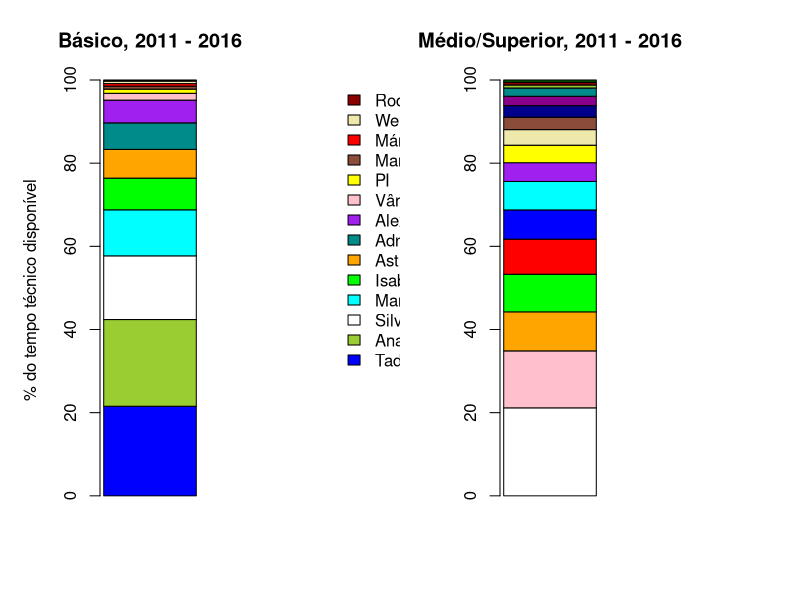
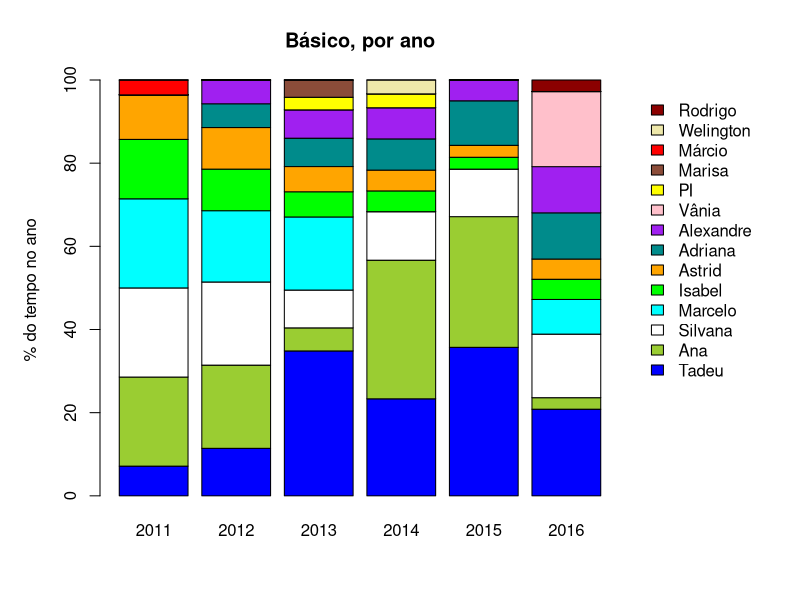
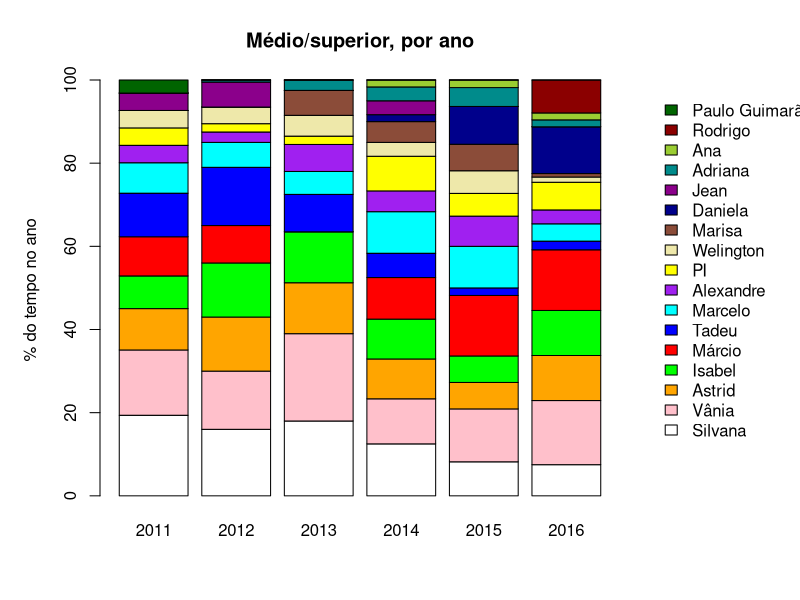

These figures' R source, in order:
## ---- chunk 1
library(rmarkdown)
library(knitr)
library(dplyr)
library(tidyr)
library(xtable)
#library(ggplot2)
## ---- chunk 2
knitr::opts_chunk$set(echo=FALSE)
## ---- chunk 3
## Leitura da planilha
raw <- read.csv2("horas_tecnicas_a_partir_2011.csv")
## Planilha de tecnicos
tecnicos <- data.frame(tecnico=unique(raw$tecnico), grupo=NA)
tecnicos$grupo <- c("M", "B", "M", "M", "M", "M", "M", "M", "B", "B", "M", "B", "M")
raw2 <- inner_join(raw, tecnicos, by="tecnico")
## Linhas sao ano/semestre/nivel do técnico, colunas sao os profs responsaveis
por.responsavel <- filter(raw2, responsavel!="outros") %>%
    group_by(ano, semestre, grupo, responsavel) %>%
    summarise(tot.periodos=sum(Periodos)) %>%
    spread(responsavel, tot.periodos, fill=0) %>%
    mutate(Astrid = Astrid + Apiário/2, Isabel = Isabel + Apiário/2,
           Adriana = Adriana + Labtrop/2, Alexandre = Alexandre + Labtrop/2) %>%
    select(-Apiário, -Labtrop) %>%
    as.data.frame()
## Por responsvale por ano
por.responsavel.ano <- filter(raw2, responsavel!="outros") %>%
    group_by(ano, grupo, responsavel) %>%
    summarise(tot.periodos=sum(Periodos)) %>%
    spread(responsavel, tot.periodos, fill=0) %>%
    mutate(Astrid = Astrid + Apiário/2, Isabel = Isabel + Apiário/2,
           Adriana = Adriana + Labtrop/2, Alexandre = Alexandre + Labtrop/2) %>%
    select(-Apiário, -Labtrop) %>%
    as.data.frame()
prop.resp.ano <- sweep(por.responsavel.ano[,3:19], 1, apply(por.responsavel.ano[,3:19], 1, sum), "/") %>%
    cbind(por.responsavel.ano[,1:2], .)
## Tidy data: cada linha um registro ano/semestre/reposnavel/nivel tecnico/proporcao do tempo
prop.resp <- sweep(por.responsavel[,4:20], 1, apply(por.responsavel[,4:20], 1, sum), "/") %>%
    cbind(por.responsavel[,1:3], .) %>%
    gather(key = responsavel, value = prop.periodos, Adriana:Welington)
## Tabela resumo de proporcao media por responsavel
prop.sumario <- group_by(prop.resp, grupo, responsavel) %>%
    summarise(prop.mean = mean(prop.periodos)) %>%
    spread(grupo, prop.mean) %>%
    as.data.frame()
## Ordena pelas proporcoes medias
prop.sumario.ord <- prop.sumario[order(apply(prop.sumario[,2:3], 1, mean, weights = ), decreasing=TRUE),]
## Exporta as planilhas
write.csv2(prop.resp, file="propHoras.csv", row.names=FALSE)
write.csv2(prop.sumario, file="propHorasTotal.csv", row.names=FALSE)
## Paleta de cores
tcores <- grDevices::colors()[grep('gr(a|e)y', grDevices::colors(), invert = T)]
profs <- unique(prop.sumario.ord$responsavel)
##cores <- tcores[seq(5, length(tcores), length.out=length(profs))]
cores <- tcores[c(1, 26, 107, 68, 142, 237, 280, 318, 329, 334, 74, 428, 295, 296, 323, 190, 400)]
cores <- tcores[c(1, 26, 433, 68, 142, 280, 318, 329, 334, 74, 428, 295, 354, 73, 82, 98, 80)]
names(cores) <- profs
## ---- chunk 4
prop.sumario[,2:3] <- prop.sumario[,2:3]*100
kable(prop.sumario, col.names=c("Responsável", "Básico", "Médio/Sup."), digits=1,
      caption=paste("Percentual das horas de apoio técnico disponíveis entre",
                        min(prop.resp$ano), "a", max(prop.resp$ano),
                        "alocadas para cada professor do departamento de Ecologia do IB - USP"))
## ---- chunk 5
basico <- prop.sumario[order(prop.sumario$B, decreasing=TRUE),1:2] %>%
    filter(B>0)
medio <- prop.sumario[order(prop.sumario$M, decreasing=TRUE),c(1,3)] %>%
    filter(M>0)
par(mfrow=c(1,2), mar=c(5, 5, 4, 10))
barplot(as.matrix(basico[,2]), legend.text=basico[,1], col=cores[basico[,1]],
        args.legend=list( x=4, y=100, bty = "n"), main="Básico, 2011 - 2016", ylab= "% do tempo técnico disponível")
barplot(as.matrix(medio[,2]), legend.text=medio[,1], col=cores[medio[,1]],
        args.legend=list( x=5.2, y= 105 , bty = "n"), main="Médio/Superior, 2011 - 2016", ylab= "")
par(mfrow=c(1,1))
## ---- chunk 6
filter(prop.resp.ano, grupo=="B") %>%
    select( - grupo) %>%
    gather(key = responsavel, value = prop.periodos, Adriana:Welington) %>%
    mutate(prop.periodos=prop.periodos*100) %>%
    spread(ano, prop.periodos) %>%
    kable(col.names=c("Responsável", 2011:2016), digits=1,
          caption="Percentual das horas de técnicos de nível básico disponíveis a cada ano
                   alocadas para cada professor do departamento de Ecologia do IB - USP")
## ---- chunk 7
basico <- filter(prop.resp.ano, grupo=="B")
basico <- basico[,c(1,2, order(prop.sumario$B, decreasing=TRUE)+2)]
basico <- basico[,c(TRUE, TRUE, apply(basico[,-c(1,2)] ,2, sum)>0)]
par(mar=c(5, 5, 4, 9))
barplot(t(as.matrix(basico[,-c(1,2)]))*100, legend.text=colnames(basico)[-c(1,2)], col=cores[colnames(basico)[-(1:2)]],
        args.legend=list( x=9.5, bty = "n"), main="Básico, por ano", ylab= "% do tempo no ano",
        names.arg=2011:2016)
## ---- chunk 8
filter(prop.resp.ano, grupo=="M") %>%
    select( - grupo) %>%
    gather(key = responsavel, value = prop.periodos, Adriana:Welington) %>%
    mutate(prop.periodos=prop.periodos*100) %>%
    spread(ano, prop.periodos) %>%
    kable(col.names=c("Responsável", 2011:2016), digits=1,
          caption="Percentual das horas de técnicos de nível médio/superior disponíveis a cada ano
                   alocadas para cada professor do departamento de Ecologia do IB - USP")

## ---- chunk 9
medio <- filter(prop.resp.ano, grupo=="M")
medio <- medio[,c(1,2, order(prop.sumario$M, decreasing=TRUE)+2)]
medio <- medio[,c(TRUE, TRUE, apply(medio[,-c(1,2)] ,2, sum)>0)]
par(mar=c(5, 5, 4, 9))
barplot(t(as.matrix(medio[,-c(1,2)]))*100, legend.text=colnames(medio)[-c(1,2)], col=cores[colnames(medio)[-(1:2)]],
        args.legend=list( x=10.5, bty = "n"), main="Médio/superior, por ano", ylab= "% do tempo no ano",
        names.arg=2011:2016)
